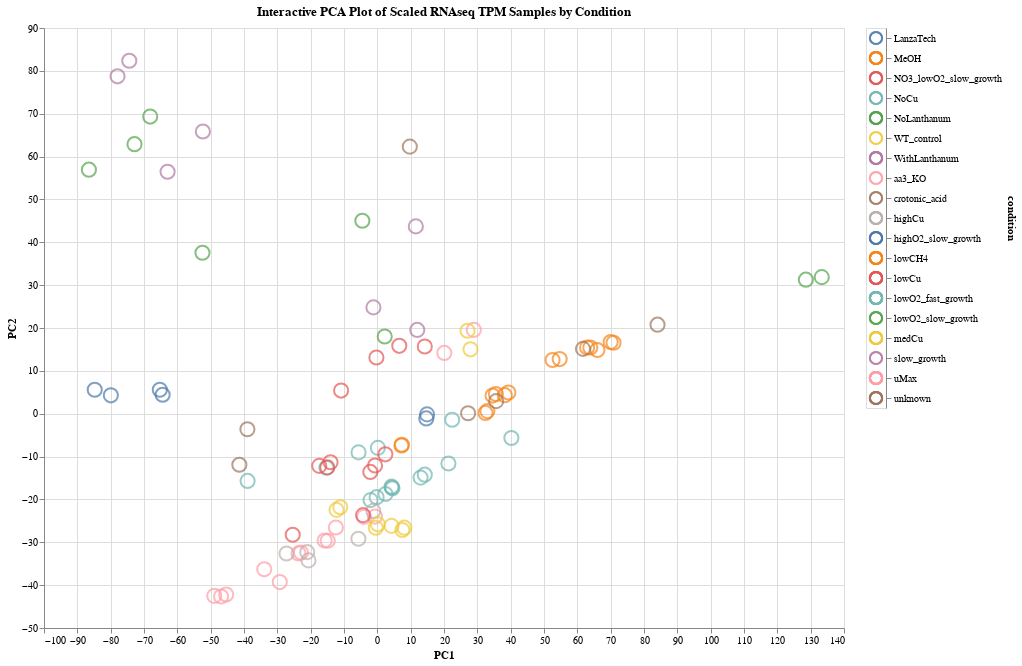

Here is the notebook cell this chart was saved with:
### Code cell
# Interactive Altair Plot that allows for tool-tip details for each data point
# and allows for the filtering of the data shown by clicking on the legend
# for SCALED tpm data

# Parameters: 
data = df_dim_reduced_scaled
title = "Interactive PCA Plot of Scaled RNAseq TPM Samples by Condition"
color_sort = "condition"
tooltips = ['sample_name', 'condition']

# Function Call <-- ** not working yet **
# altair_scatter(data, title, color_sort, tooltips):

# Filtering Mechanism (for the legend)
selection = alt.selection_multi(fields=[color_sort])

# Color change based on the selection field picked above
color = alt.condition(selection,
                      alt.Color(color_sort + ':N', legend=None),
                      alt.value('lightgray'))

scatter = alt.Chart(data, title = title).mark_point(size=200).encode(
    x='PC1',
    y='PC2',
    tooltip= tooltips,
    color=color
).properties(
    width =800, 
    height = 600
).interactive()

legend = alt.Chart(df_dim_reduced_raw).mark_point(size = 150).encode(
    y=alt.Y(color_sort, axis=alt.Axis(orient='right')),
    color=color
).add_selection(
    selection
)

scatter | legend

### Figure 1 — Vega-Lite specification as saved in the notebook (floating-point values rounded to 4 significant figures)
{"config": {"view": {"continuousWidth": 400, "continuousHeight": 300}}, "hconcat": [{"data": {"name": "data-c0704bc4b79df14ad24e191e709dda05"}, "mark": {"type": "point", "size": 200}, "encoding": {"color": {"condition": {"type": "nominal", "field": "condition", "legend": null, "selection": "selector007"}, "value": "lightgray"}, "tooltip": [{"type": "nominal", "field": "sample_name"}, {"type": "nominal", "field": "condition"}], "x": {"type": "quantitative", "field": "PC1"}, "y": {"type": "quantitative", "field": "PC2"}}, "height": 600, "selection": {"selector008": {"type": "interval", "bind": "scales", "encodings": ["x", "y"]}}, "title": "Interactive PCA Plot of Scaled RNAseq TPM Samples by Condition", "width": 800}, {"data": {"name": "data-439a4e9c487286d4a8a7c3afb2a5b6f9"}, "mark": {"type": "point", "size": 150}, "encoding": {"color": {"condition": {"type": "nominal", "field": "condition", "legend": null, "selection": "selector007"}, "value": "lightgray"}, "y": {"type": "nominal", "axis": {"orient": "right"}, "field": "condition"}}, "selection": {"selector007": {"type": "multi", "fields": ["condition"]}}}], "$schema": "https://vega.github.io/schema/vega-lite/v4.8.1.json", "datasets": {"data-c0704bc4b79df14ad24e191e709dda05": [{"PC1": 133.3, "PC2": 31.87, "sample_name": "5GB1_ferm_Ack_QC_tpm", "condition": "lowO2_slow_growth"}, {"PC1": 128.6, "PC2": 31.28, "sample_name": "5GB1_ferm_WT_QC_tpm", "condition": "lowO2_slow_growth"}, {"PC1": -0.7099, "PC2": -24.02, "sample_name": "5GB1_FM03_TR1_QC_tpm", "condition": "uMax"}, {"PC1": -4.02, "PC2": -24.06, "sample_name": "5GB1_FM03_TR2_QC_tpm", "condition": "uMax"}, {"PC1": 22.45, "PC2": -1.407, "sample_name": "5GB1_FM11_TR1_QC_tpm", "condition": "lowO2_fast_growth"}, {"PC1": 0.1593, "PC2": -7.963, "sample_name": "5GB1_FM11_TR2_QC_tpm", "condition": "lowO2_fast_growth"}, {"PC1": 38.24, "PC2": 4.326, "sample_name": "5GB1_FM12_TR1_tpm", "condition": "lowCH4"}, {"PC1": 39.32, "PC2": 4.949, "sample_name": "5GB1_FM12_TR1_QC_tpm", "condition": "lowCH4"}, {"PC1": 34.57, "PC2": 4.234, "sample_name": "5GB1_FM12_TR2_tpm", "condition": "lowCH4"}, {"PC1": 35.56, "PC2": 4.611, "sample_name": "5GB1_FM12_TR2_QC_tpm", "condition": "lowCH4"}, {"PC1": 7.365, "PC2": -7.236, "sample_name": "5GB1_FM14_TR1_tpm", "condition": "lowCH4"}, {"PC1": 7.234, "PC2": -7.405, "sample_name": "5GB1_FM14_TR1_QC_tpm", "condition": "lowCH4"}, {"PC1": 33.02, "PC2": 0.6117, "sample_name": "5GB1_FM14_TR2_tpm", "condition": "lowCH4"}, {"PC1": 32.44, "PC2": 0.1838, "sample_name": "5GB1_FM14_TR2_QC_tpm", "condition": "lowCH4"}, {"PC1": 66.01, "PC2": 14.87, "sample_name": "5GB1_FM18_TR1_QC_tpm", "condition": "MeOH"}, {"PC1": 52.56, "PC2": 12.54, "sample_name": "5GB1_FM18_TR2_tpm", "condition": "MeOH"}, {"PC1": 54.71, "PC2": 12.75, "sample_name": "5GB1_FM18_TR2_QC_tpm", "condition": "MeOH"}, {"PC1": 62.93, "PC2": 15.46, "sample_name": "5GB1_FM18_TR3_tpm", "condition": "MeOH"}, {"PC1": 63.89, "PC2": 15.44, "sample_name": "5GB1_FM18_TR3_QC_tpm", "condition": "MeOH"}, {"PC1": 40.21, "PC2": -5.671, "sample_name": "5GB1_FM19_TR1_tpm", "condition": "lowO2_fast_growth"}, {"PC1": 14.24, "PC2": -14.23, "sample_name": "5GB1_FM19_TR1_QC_tpm", "condition": "lowO2_fast_growth"}, {"PC1": 12.97, "PC2": -14.91, "sample_name": "5GB1_FM19_TR1_UW_tpm", "condition": "lowO2_fast_growth"}, {"PC1": 4.322, "PC2": -17.23, "sample_name": "5GB1_FM19_TR3_tpm", "condition": "lowO2_fast_growth"}, {"PC1": 4.279, "PC2": -17.02, "sample_name": "5GB1_FM19_TR3_QC_tpm", "condition": "lowO2_fast_growth"}, {"PC1": -29.26, "PC2": -39.28, "sample_name": "5GB1_FM20_TR1_QC_tpm", "condition": "uMax"}, {"PC1": -48.92, "PC2": -42.5, "sample_name": "5GB1_FM20_TR2_QC_tpm", "condition": "uMax"}, {"PC1": -33.93, "PC2": -36.29, "sample_name": "5GB1_FM20_TR3_tpm", "condition": "uMax"}, {"PC1": -45.36, "PC2": -42.19, "sample_name": "5GB1_FM20_TR3_QC_tpm", "condition": "uMax"}, {"PC1": -46.88, "PC2": -42.66, "sample_name": "5GB1_FM20_TR3_UW_tpm", "condition": "uMax"}, {"PC1": -15.8, "PC2": -29.57, "sample_name": "5GB1_FM21_TR1_tpm", "condition": "uMax"}, {"PC1": -14.88, "PC2": -29.65, "sample_name": "5GB1_FM21_TR1_QC_tpm", "condition": "uMax"}, {"PC1": -12.43, "PC2": -26.56, "sample_name": "5GB1_FM21_TR2_tpm", "condition": "uMax"}, {"PC1": -22.91, "PC2": -32.4, "sample_name": "5GB1_FM21_TR2_QC_tpm", "condition": "uMax"}, {"PC1": -23.65, "PC2": -32.6, "sample_name": "5GB1_FM21_TR2_UW_tpm", "condition": "uMax"}, {"PC1": 2.452, "PC2": -18.74, "sample_name": "5GB1_FM22_TR1_tpm", "condition": "lowO2_fast_growth"}, {"PC1": 4.542, "PC2": -17.39, "sample_name": "5GB1_FM22_TR1_QC_tpm", "condition": "lowO2_fast_growth"}, {"PC1": 21.33, "PC2": -11.63, "sample_name": "5GB1_FM22_TR3_tpm", "condition": "lowO2_fast_growth"}, {"PC1": -0.2106, "PC2": -19.47, "sample_name": "5GB1_FM22_TR3_QC_tpm", "condition": "lowO2_fast_growth"}, {"PC1": -2.039, "PC2": -20.15, "sample_name": "5GB1_FM22_TR3_UW_tpm", "condition": "lowO2_fast_growth"}, {"PC1": 70.0, "PC2": 16.72, "sample_name": "5GB1_FM23_TR3_tpm", "condition": "MeOH"}, {"PC1": 70.87, "PC2": 16.55, "sample_name": "5GB1_FM23_TR3_QC_tpm", "condition": "MeOH"}, {"PC1": -5.635, "PC2": -9.021, "sample_name": "5GB1_FM34_T0_TR1_QC_tpm", "condition": "NoCu"}, {"PC1": 4.254, "PC2": -26.16, "sample_name": "5GB1_FM34_T3_TR3_QC_tpm", "condition": "medCu"}, {"PC1": -5.682, "PC2": -29.17, "sample_name": "5GB1_FM34_T4_TR3_QC_tpm", "condition": "highCu"}, {"PC1": -20.65, "PC2": -34.23, "sample_name": "5GB1_FM34_T5_TR2_QC_tpm", "condition": "highCu"}, {"PC1": -21.03, "PC2": -32.3, "sample_name": "5GB1_FM34_T6_TR3_QC_tpm", "condition": "highCu"}, {"PC1": -1.19, "PC2": -22.68, "sample_name": "5GB1_FM34_T7_TR3_QC_tpm", "condition": "highCu"}, {"PC1": -27.24, "PC2": -32.63, "sample_name": "5GB1_FM34_T8_TR1_QC_tpm", "condition": "highCu"}, {"PC1": -15.26, "PC2": -12.62, "sample_name": "5GB1_FM40_T0_TR1_QC_tpm", "condition": "NoCu"}, {"PC1": -38.92, "PC2": -15.69, "sample_name": "5GB1_FM40_T0m_TR2_tpm", "condition": "NoCu"}, {"PC1": -14.03, "PC2": -11.32, "sample_name": "5GB1_FM40_T10m_TR3_tpm", "condition": "lowCu"}, {"PC1": -14.99, "PC2": -12.52, "sample_name": "5GB1_FM40_T10m_TR3_QC_tpm", "condition": "lowCu"}, {"PC1": -11.12, "PC2": -21.83, "sample_name": "5GB1_FM40_T150m_TR1_QC_tpm", "condition": "medCu"}, {"PC1": -12.25, "PC2": -22.44, "sample_name": "5GB1_FM40_T150m_TR1_remake_tpm", "condition": "medCu"}, {"PC1": 8.1, "PC2": -26.59, "sample_name": "5GB1_FM40_T180m_TR1_tpm", "condition": "medCu"}, {"PC1": 7.519, "PC2": -27.14, "sample_name": "5GB1_FM40_T180m_TR1_QC_tpm", "condition": "medCu"}, {"PC1": -17.43, "PC2": -12.16, "sample_name": "5GB1_FM40_T20m_TR2_tpm", "condition": "lowCu"}, {"PC1": 2.404, "PC2": -9.472, "sample_name": "5GB1_FM40_T20m_TR2_QC_tpm", "condition": "lowCu"}, {"PC1": -0.6905, "PC2": -12.08, "sample_name": "5GB1_FM40_T40m_TR1_tpm", "condition": "lowCu"}, {"PC1": -2.103, "PC2": -13.58, "sample_name": "5GB1_FM40_T40m_TR1_QC_tpm", "condition": "lowCu"}, {"PC1": -25.38, "PC2": -28.24, "sample_name": "5GB1_FM40_T60m_TR1_tpm", "condition": "lowCu"}, {"PC1": -4.277, "PC2": -23.65, "sample_name": "5GB1_FM40_T60m_TR1_QC_tpm", "condition": "lowCu"}, {"PC1": 0.1398, "PC2": -25.81, "sample_name": "5GB1_FM40_T90m_TR2_tpm", "condition": "medCu"}, {"PC1": -0.456, "PC2": -26.6, "sample_name": "5GB1_FM40_T90m_TR2_QC_tpm", "condition": "medCu"}, {"PC1": 11.98, "PC2": 19.55, "sample_name": "5GB1_FM58_Td20h_TR1_QC_tpm", "condition": "slow_growth"}, {"PC1": -1.172, "PC2": 24.81, "sample_name": "5GB1_FM58_Td32h_TR3_QC_tpm", "condition": "slow_growth"}, {"PC1": 2.214, "PC2": 18.02, "sample_name": "5GB1_FM69_t2_TR1_tpm", "condition": "lowO2_slow_growth"}, {"PC1": -79.95, "PC2": 4.294, "sample_name": "5GB1_FM69_t3_TR1_tpm", "condition": "highO2_slow_growth"}, {"PC1": -84.78, "PC2": 5.594, "sample_name": "5GB1_FM69_t3_TR1_UW_tpm", "condition": "highO2_slow_growth"}, {"PC1": -64.41, "PC2": 4.427, "sample_name": "5GB1_FM69_t4_TR1_tpm", "condition": "highO2_slow_growth"}, {"PC1": -65.25, "PC2": 5.597, "sample_name": "5GB1_FM69_t4_TR1_UW_tpm", "condition": "highO2_slow_growth"}, {"PC1": -10.87, "PC2": 5.401, "sample_name": "5GB1_FM80_t2_TR1_tpm", "condition": "NO3_lowO2_slow_growth"}, {"PC1": -0.2746, "PC2": 13.11, "sample_name": "5GB1_FM80_t4_TR1_tpm", "condition": "NO3_lowO2_slow_growth"}, {"PC1": 14.24, "PC2": 15.69, "sample_name": "5GB1_FM81_t1_TR3_tpm", "condition": "NO3_lowO2_slow_growth"}, {"PC1": 6.581, "PC2": 15.84, "sample_name": "5GB1_FM81_t2_TR3_tpm", "condition": "NO3_lowO2_slow_growth"}, {"PC1": 14.92, "PC2": -0.1606, "sample_name": "5GB1_LTrecycle_TR1_tpm", "condition": "LanzaTech"}, {"PC1": 14.69, "PC2": -1.1, "sample_name": "5GB1_LTrecycle_TR1_QC_tpm", "condition": "LanzaTech"}, {"PC1": 11.55, "PC2": 43.71, "sample_name": "5GB1_vial_wLa_TR3_tpm", "condition": "WithLanthanum"}, {"PC1": -4.493, "PC2": 45.03, "sample_name": "5GB1_vial_woLa_TR2_tpm", "condition": "NoLanthanum"}, {"PC1": 9.742, "PC2": 62.32, "sample_name": "5GB1C_latelog_vial_TR2_QC_tpm", "condition": "unknown"}, {"PC1": 84.05, "PC2": 20.77, "sample_name": "br1_QC_tpm", "condition": "unknown"}, {"PC1": 61.7, "PC2": 15.13, "sample_name": "br2_QC_tpm", "condition": "unknown"}, {"PC1": 35.64, "PC2": 2.934, "sample_name": "ribo0_tpm", "condition": "unknown"}, {"PC1": 27.23, "PC2": 0.1111, "sample_name": "total_tpm", "condition": "unknown"}, {"PC1": 28.94, "PC2": 19.56, "sample_name": "5GB1_FM_85_TR1_tpm", "condition": "aa3_KO"}, {"PC1": 20.09, "PC2": 14.18, "sample_name": "5GB1_FM_85_TR2_tpm", "condition": "aa3_KO"}, {"PC1": 27.95, "PC2": 15.02, "sample_name": "5GB1_FM_86_TR1_tpm", "condition": "WT_control"}, {"PC1": 27.06, "PC2": 19.35, "sample_name": "5GB1_FM_87_TR1_tpm", "condition": "WT_control"}, {"PC1": -38.98, "PC2": -3.621, "sample_name": "5GB1_pA9_red_tpm", "condition": "crotonic_acid"}, {"PC1": -41.39, "PC2": -11.92, "sample_name": "5GB1_pA9_yellow_tpm", "condition": "crotonic_acid"}, {"PC1": -52.34, "PC2": 65.84, "sample_name": "5GB1C-5G-La-BR1_tpm", "condition": "WithLanthanum"}, {"PC1": -62.93, "PC2": 56.45, "sample_name": "5GB1C-5G-La-BR2_tpm", "condition": "WithLanthanum"}, {"PC1": -72.85, "PC2": 62.89, "sample_name": "5GB1C-5G-N-BR1_tpm", "condition": "NoLanthanum"}, {"PC1": -52.46, "PC2": 37.56, "sample_name": "5GB1C-5G-N-BR2_tpm", "condition": "NoLanthanum"}, {"PC1": -74.41, "PC2": 82.35, "sample_name": "5GB1C-JG15-La-BR1_tpm", "condition": "WithLanthanum"}, {"PC1": -77.95, "PC2": 78.73, "sample_name": "5GB1C-JG15-La-BR2_tpm", "condition": "WithLanthanum"}, {"PC1": -68.14, "PC2": 69.34, "sample_name": "5GB1C-JG15-N-BR1_tpm", "condition": "NoLanthanum"}, {"PC1": -86.53, "PC2": 56.94, "sample_name": "5GB1C-JG15-N-BR2_tpm", "condition": "NoLanthanum"}], "data-439a4e9c487286d4a8a7c3afb2a5b6f9": [{"PC1": 422900.0, "PC2": 255300.0, "PC3": -4939.0, "sample_name": "5GB1_ferm_Ack_QC_tpm", "condition": "lowO2_slow_growth"}, {"PC1": 398600.0, "PC2": 144200.0, "PC3": 13780.0, "sample_name": "5GB1_ferm_WT_QC_tpm", "condition": "lowO2_slow_growth"}, {"PC1": -12220.0, "PC2": 13370.0, "PC3": -1910.0, "sample_name": "5GB1_FM03_TR1_QC_tpm", "condition": "uMax"}, {"PC1": -12080.0, "PC2": 29990.0, "PC3": -6261.0, "sample_name": "5GB1_FM03_TR2_QC_tpm", "condition": "uMax"}, {"PC1": 56360.0, "PC2": -35980.0, "PC3": -4220.0, "sample_name": "5GB1_FM11_TR1_QC_tpm", "condition": "lowO2_fast_growth"}, {"PC1": 2884.0, "PC2": -9388.0, "PC3": -7779.0, "sample_name": "5GB1_FM11_TR2_QC_tpm", "condition": "lowO2_fast_growth"}, {"PC1": 58770.0, "PC2": 41300.0, "PC3": -25700.0, "sample_name": "5GB1_FM12_TR1_tpm", "condition": "lowCH4"}, {"PC1": 58200.0, "PC2": 37310.0, "PC3": -26080.0, "sample_name": "5GB1_FM12_TR1_QC_tpm", "condition": "lowCH4"}, {"PC1": 53020.0, "PC2": 72940.0, "PC3": -26310.0, "sample_name": "5GB1_FM12_TR2_tpm", "condition": "lowCH4"}, {"PC1": 51340.0, "PC2": 68340.0, "PC3": -26440.0, "sample_name": "5GB1_FM12_TR2_QC_tpm", "condition": "lowCH4"}, {"PC1": -8377.0, "PC2": -16130.0, "PC3": -17590.0, "sample_name": "5GB1_FM14_TR1_tpm", "condition": "lowCH4"}, {"PC1": -2712.0, "PC2": -9799.0, "PC3": -15760.0, "sample_name": "5GB1_FM14_TR1_QC_tpm", "condition": "lowCH4"}, {"PC1": 33210.0, "PC2": -59160.0, "PC3": -18960.0, "sample_name": "5GB1_FM14_TR2_tpm", "condition": "lowCH4"}, {"PC1": 38680.0, "PC2": -54010.0, "PC3": -16680.0, "sample_name": "5GB1_FM14_TR2_QC_tpm", "condition": "lowCH4"}, {"PC1": 298700.0, "PC2": -98730.0, "PC3": 14600.0, "sample_name": "5GB1_FM18_TR1_QC_tpm", "condition": "MeOH"}, {"PC1": 252800.0, "PC2": -22730.0, "PC3": 17080.0, "sample_name": "5GB1_FM18_TR2_tpm", "condition": "MeOH"}, {"PC1": 255800.0, "PC2": -2649.0, "PC3": 21030.0, "sample_name": "5GB1_FM18_TR2_QC_tpm", "condition": "MeOH"}, {"PC1": 310100.0, "PC2": -242000.0, "PC3": -7788.0, "sample_name": "5GB1_FM18_TR3_tpm", "condition": "MeOH"}, {"PC1": 314100.0, "PC2": -245100.0, "PC3": -7979.0, "sample_name": "5GB1_FM18_TR3_QC_tpm", "condition": "MeOH"}, {"PC1": -18290.0, "PC2": 42650.0, "PC3": 159400.0, "sample_name": "5GB1_FM19_TR1_tpm", "condition": "lowO2_fast_growth"}, {"PC1": 460.3, "PC2": 7085.0, "PC3": -20680.0, "sample_name": "5GB1_FM19_TR1_QC_tpm", "condition": "lowO2_fast_growth"}, {"PC1": -980.1, "PC2": 10760.0, "PC3": -19900.0, "sample_name": "5GB1_FM19_TR1_UW_tpm", "condition": "lowO2_fast_growth"}, {"PC1": -33210.0, "PC2": 27390.0, "PC3": -18570.0, "sample_name": "5GB1_FM19_TR3_tpm", "condition": "lowO2_fast_growth"}, {"PC1": -37090.0, "PC2": 22640.0, "PC3": -20020.0, "sample_name": "5GB1_FM19_TR3_QC_tpm", "condition": "lowO2_fast_growth"}, {"PC1": -65100.0, "PC2": -14620.0, "PC3": -14480.0, "sample_name": "5GB1_FM20_TR1_QC_tpm", "condition": "uMax"}, {"PC1": -91550.0, "PC2": 61050.0, "PC3": -14470.0, "sample_name": "5GB1_FM20_TR2_QC_tpm", "condition": "uMax"}, {"PC1": -98110.0, "PC2": 51700.0, "PC3": 82410.0, "sample_name": "5GB1_FM20_TR3_tpm", "condition": "uMax"}, {"PC1": -84170.0, "PC2": 17850.0, "PC3": -16400.0, "sample_name": "5GB1_FM20_TR3_QC_tpm", "condition": "uMax"}, {"PC1": -83170.0, "PC2": 20930.0, "PC3": -15760.0, "sample_name": "5GB1_FM20_TR3_UW_tpm", "condition": "uMax"}, {"PC1": -10050.0, "PC2": -15680.0, "PC3": -15690.0, "sample_name": "5GB1_FM21_TR1_tpm", "condition": "uMax"}, {"PC1": -11060.0, "PC2": -20470.0, "PC3": -16430.0, "sample_name": "5GB1_FM21_TR1_QC_tpm", "condition": "uMax"}, {"PC1": -58120.0, "PC2": 50530.0, "PC3": 98830.0, "sample_name": "5GB1_FM21_TR2_tpm", "condition": "uMax"}, {"PC1": -33670.0, "PC2": 5705.0, "PC3": -16630.0, "sample_name": "5GB1_FM21_TR2_QC_tpm", "condition": "uMax"}, {"PC1": -32210.0, "PC2": 9550.0, "PC3": -16060.0, "sample_name": "5GB1_FM21_TR2_UW_tpm", "condition": "uMax"}, {"PC1": -12930.0, "PC2": 9088.0, "PC3": -18100.0, "sample_name": "5GB1_FM22_TR1_tpm", "condition": "lowO2_fast_growth"}, {"PC1": -16980.0, "PC2": 332.1, "PC3": -19800.0, "sample_name": "5GB1_FM22_TR1_QC_tpm", "condition": "lowO2_fast_growth"}, {"PC1": -39090.0, "PC2": 31070.0, "PC3": 142600.0, "sample_name": "5GB1_FM22_TR3_tpm", "condition": "lowO2_fast_growth"}, {"PC1": -22000.0, "PC2": -13120.0, "PC3": -21250.0, "sample_name": "5GB1_FM22_TR3_QC_tpm", "condition": "lowO2_fast_growth"}, {"PC1": -21440.0, "PC2": -9041.0, "PC3": -20340.0, "sample_name": "5GB1_FM22_TR3_UW_tpm", "condition": "lowO2_fast_growth"}, {"PC1": 338100.0, "PC2": -189400.0, "PC3": -8341.0, "sample_name": "5GB1_FM23_TR3_tpm", "condition": "MeOH"}, {"PC1": 340900.0, "PC2": -191900.0, "PC3": -8575.0, "sample_name": "5GB1_FM23_TR3_QC_tpm", "condition": "MeOH"}, {"PC1": -56780.0, "PC2": -8.164, "PC3": -3621.0, "sample_name": "5GB1_FM34_T0_TR1_QC_tpm", "condition": "NoCu"}, {"PC1": -45780.0, "PC2": -14410.0, "PC3": -11210.0, "sample_name": "5GB1_FM34_T3_TR3_QC_tpm", "condition": "medCu"}, {"PC1": -57020.0, "PC2": 12480.0, "PC3": -8677.0, "sample_name": "5GB1_FM34_T4_TR3_QC_tpm", "condition": "highCu"}, {"PC1": -90830.0, "PC2": 22220.0, "PC3": -12970.0, "sample_name": "5GB1_FM34_T5_TR2_QC_tpm", "condition": "highCu"}, {"PC1": -84640.0, "PC2": 17280.0, "PC3": -13070.0, "sample_name": "5GB1_FM34_T6_TR3_QC_tpm", "condition": "highCu"}, {"PC1": -9505.0, "PC2": 12930.0, "PC3": -8570.0, "sample_name": "5GB1_FM34_T7_TR3_QC_tpm", "condition": "highCu"}, {"PC1": -86970.0, "PC2": 40690.0, "PC3": -11910.0, "sample_name": "5GB1_FM34_T8_TR1_QC_tpm", "condition": "highCu"}, {"PC1": -18420.0, "PC2": -26800.0, "PC3": -8399.0, "sample_name": "5GB1_FM40_T0_TR1_QC_tpm", "condition": "NoCu"}, {"PC1": -92850.0, "PC2": 40550.0, "PC3": -11410.0, "sample_name": "5GB1_FM40_T0m_TR2_tpm", "condition": "NoCu"}, {"PC1": -49820.0, "PC2": 10650.0, "PC3": -9953.0, "sample_name": "5GB1_FM40_T10m_TR3_tpm", "condition": "lowCu"}, {"PC1": -49440.0, "PC2": 10880.0, "PC3": -9961.0, "sample_name": "5GB1_FM40_T10m_TR3_QC_tpm", "condition": "lowCu"}, {"PC1": -71710.0, "PC2": 54260.0, "PC3": -13520.0, "sample_name": "5GB1_FM40_T150m_TR1_QC_tpm", "condition": "medCu"}, {"PC1": -70580.0, "PC2": 54350.0, "PC3": -13460.0, "sample_name": "5GB1_FM40_T150m_TR1_remake_tpm", "condition": "medCu"}, {"PC1": -32550.0, "PC2": -11140.0, "PC3": -13160.0, "sample_name": "5GB1_FM40_T180m_TR1_tpm", "condition": "medCu"}, {"PC1": -31170.0, "PC2": -10800.0, "PC3": -13130.0, "sample_name": "5GB1_FM40_T180m_TR1_QC_tpm", "condition": "medCu"}, {"PC1": -69060.0, "PC2": 19310.0, "PC3": -5972.0, "sample_name": "5GB1_FM40_T20m_TR2_tpm", "condition": "lowCu"}, {"PC1": -2228.0, "PC2": -67200.0, "PC3": -2077.0, "sample_name": "5GB1_FM40_T20m_TR2_QC_tpm", "condition": "lowCu"}, {"PC1": -24360.0, "PC2": -20720.0, "PC3": -11910.0, "sample_name": "5GB1_FM40_T40m_TR1_tpm", "condition": "lowCu"}, {"PC1": -21670.0, "PC2": -19790.0, "PC3": -11820.0, "sample_name": "5GB1_FM40_T40m_TR1_QC_tpm", "condition": "lowCu"}, {"PC1": -133000.0, "PC2": 46650.0, "PC3": -15890.0, "sample_name": "5GB1_FM40_T60m_TR1_tpm", "condition": "lowCu"}, {"PC1": -90990.0, "PC2": -16380.0, "PC3": -14110.0, "sample_name": "5GB1_FM40_T60m_TR1_QC_tpm", "condition": "lowCu"}, {"PC1": -44170.0, "PC2": 11260.0, "PC3": -13040.0, "sample_name": "5GB1_FM40_T90m_TR2_tpm", "condition": "medCu"}, {"PC1": -43110.0, "PC2": 11080.0, "PC3": -12940.0, "sample_name": "5GB1_FM40_T90m_TR2_QC_tpm", "condition": "medCu"}, {"PC1": -114400.0, "PC2": 1727.0, "PC3": -31730.0, "sample_name": "5GB1_FM58_Td20h_TR1_QC_tpm", "condition": "slow_growth"}, {"PC1": -147800.0, "PC2": 34650.0, "PC3": -29030.0, "sample_name": "5GB1_FM58_Td32h_TR3_QC_tpm", "condition": "slow_growth"}, {"PC1": -71150.0, "PC2": -34870.0, "PC3": -14950.0, "sample_name": "5GB1_FM69_t2_TR1_tpm", "condition": "lowO2_slow_growth"}, {"PC1": -67800.0, "PC2": -3359.0, "PC3": 60630.0, "sample_name": "5GB1_FM69_t3_TR1_tpm", "condition": "highO2_slow_growth"}, {"PC1": -40160.0, "PC2": -49560.0, "PC3": -475.9, "sample_name": "5GB1_FM69_t3_TR1_UW_tpm", "condition": "highO2_slow_growth"}, {"PC1": -67640.0, "PC2": -5765.0, "PC3": 60600.0, "sample_name": "5GB1_FM69_t4_TR1_tpm", "condition": "highO2_slow_growth"}, {"PC1": -38380.0, "PC2": -58520.0, "PC3": -4553.0, "sample_name": "5GB1_FM69_t4_TR1_UW_tpm", "condition": "highO2_slow_growth"}, {"PC1": -95170.0, "PC2": 5124.0, "PC3": 66040.0, "sample_name": "5GB1_FM80_t2_TR1_tpm", "condition": "NO3_lowO2_slow_growth"}, {"PC1": -80500.0, "PC2": -6892.0, "PC3": 56150.0, "sample_name": "5GB1_FM80_t4_TR1_tpm", "condition": "NO3_lowO2_slow_growth"}, {"PC1": -73690.0, "PC2": -11180.0, "PC3": 43550.0, "sample_name": "5GB1_FM81_t1_TR3_tpm", "condition": "NO3_lowO2_slow_growth"}, {"PC1": -88750.0, "PC2": -8012.0, "PC3": 13390.0, "sample_name": "5GB1_FM81_t2_TR3_tpm", "condition": "NO3_lowO2_slow_growth"}, {"PC1": -72000.0, "PC2": -15450.0, "PC3": -26080.0, "sample_name": "5GB1_LTrecycle_TR1_tpm", "condition": "LanzaTech"}, {"PC1": -71220.0, "PC2": -17300.0, "PC3": -25300.0, "sample_name": "5GB1_LTrecycle_TR1_QC_tpm", "condition": "LanzaTech"}, {"PC1": 52920.0, "PC2": -121900.0, "PC3": -4273.0, "sample_name": "5GB1_vial_wLa_TR3_tpm", "condition": "WithLanthanum"}, {"PC1": 9315.0, "PC2": -91360.0, "PC3": -18720.0, "sample_name": "5GB1_vial_woLa_TR2_tpm", "condition": "NoLanthanum"}, {"PC1": 45300.0, "PC2": -39410.0, "PC3": -13580.0, "sample_name": "5GB1C_latelog_vial_TR2_QC_tpm", "condition": "unknown"}, {"PC1": 275100.0, "PC2": 430500.0, "PC3": -10080.0, "sample_name": "br1_QC_tpm", "condition": "unknown"}, {"PC1": 250400.0, "PC2": 338600.0, "PC3": -7220.0, "sample_name": "br2_QC_tpm", "condition": "unknown"}, {"PC1": 34660.0, "PC2": -60810.0, "PC3": 98360.0, "sample_name": "ribo0_tpm", "condition": "unknown"}, {"PC1": 62160.0, "PC2": -118700.0, "PC3": 42680.0, "sample_name": "total_tpm", "condition": "unknown"}, {"PC1": -106000.0, "PC2": -514.5, "PC3": 20660.0, "sample_name": "5GB1_FM_85_TR1_tpm", "condition": "aa3_KO"}, {"PC1": -72710.0, "PC2": -12050.0, "PC3": 20570.0, "sample_name": "5GB1_FM_85_TR2_tpm", "condition": "aa3_KO"}, {"PC1": -6886.0, "PC2": -36530.0, "PC3": 66450.0, "sample_name": "5GB1_FM_86_TR1_tpm", "condition": "WT_control"}, {"PC1": -102000.0, "PC2": -4759.0, "PC3": -1505.0, "sample_name": "5GB1_FM_87_TR1_tpm", "condition": "WT_control"}, {"PC1": -34790.0, "PC2": -15250.0, "PC3": 38100.0, "sample_name": "5GB1_pA9_red_tpm", "condition": "crotonic_acid"}, {"PC1": -4902.0, "PC2": -15280.0, "PC3": 6934.0, "sample_name": "5GB1_pA9_yellow_tpm", "condition": "crotonic_acid"}, {"PC1": -16530.0, "PC2": -42480.0, "PC3": -23500.0, "sample_name": "5GB1C-5G-La-BR1_tpm", "condition": "WithLanthanum"}, {"PC1": -79420.0, "PC2": 698.3, "PC3": -27610.0, "sample_name": "5GB1C-5G-La-BR2_tpm", "condition": "WithLanthanum"}, {"PC1": -75250.0, "PC2": -10260.0, "PC3": -24360.0, "sample_name": "5GB1C-5G-N-BR1_tpm", "condition": "NoLanthanum"}, {"PC1": -95020.0, "PC2": 18220.0, "PC3": -30190.0, "sample_name": "5GB1C-5G-N-BR2_tpm", "condition": "NoLanthanum"}, {"PC1": -62340.0, "PC2": -13580.0, "PC3": -20900.0, "sample_name": "5GB1C-JG15-La-BR1_tpm", "condition": "WithLanthanum"}, {"PC1": -59040.0, "PC2": -18450.0, "PC3": -20330.0, "sample_name": "5GB1C-JG15-La-BR2_tpm", "condition": "WithLanthanum"}, {"PC1": -55130.0, "PC2": -11340.0, "PC3": -23230.0, "sample_name": "5GB1C-JG15-N-BR1_tpm", "condition": "NoLanthanum"}, {"PC1": -134700.0, "PC2": 35530.0, "PC3": -19540.0, "sample_name": "5GB1C-JG15-N-BR2_tpm", "condition": "NoLanthanum"}]}}
